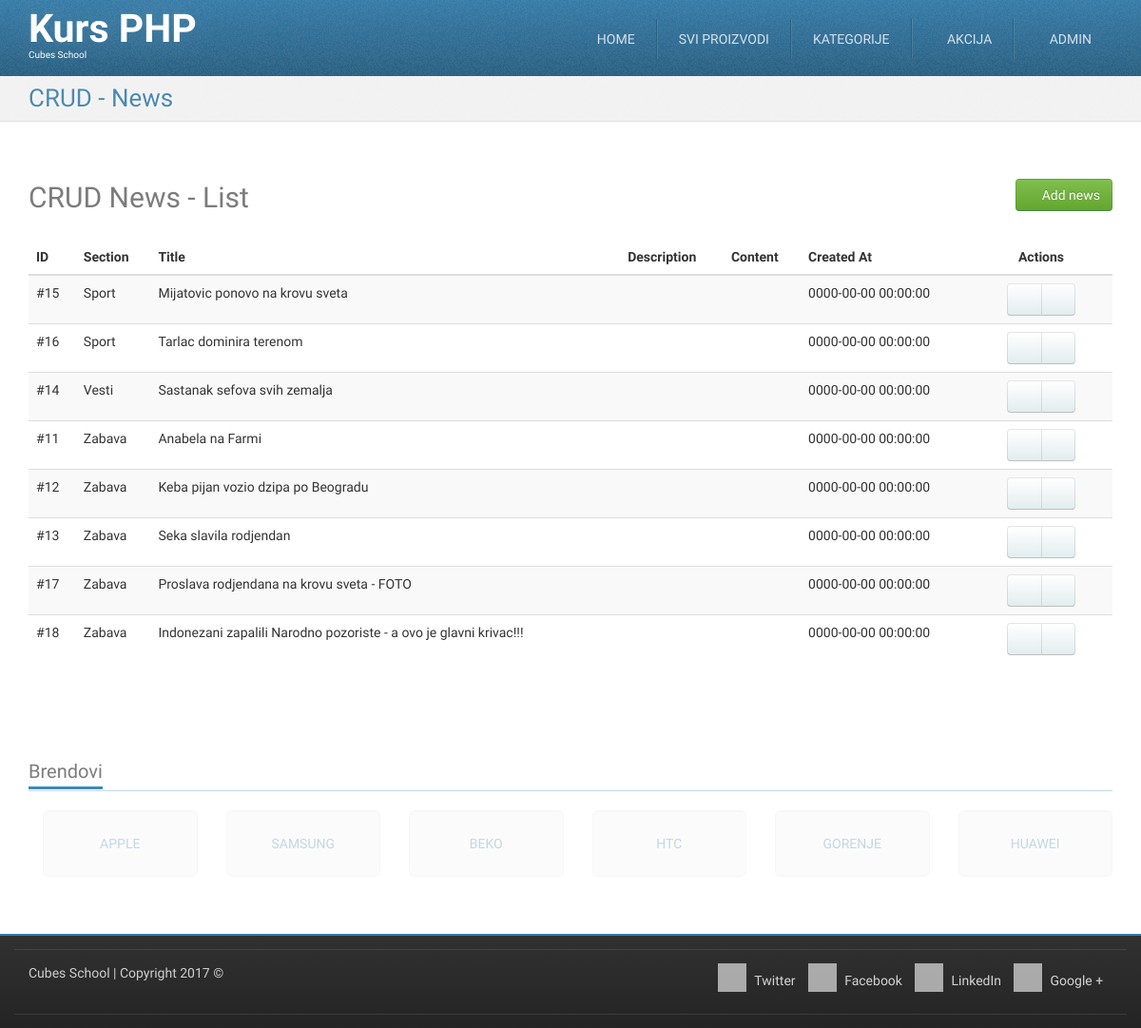
/crud-news-list.php (signed in), run on an earlier commit of the app's database.
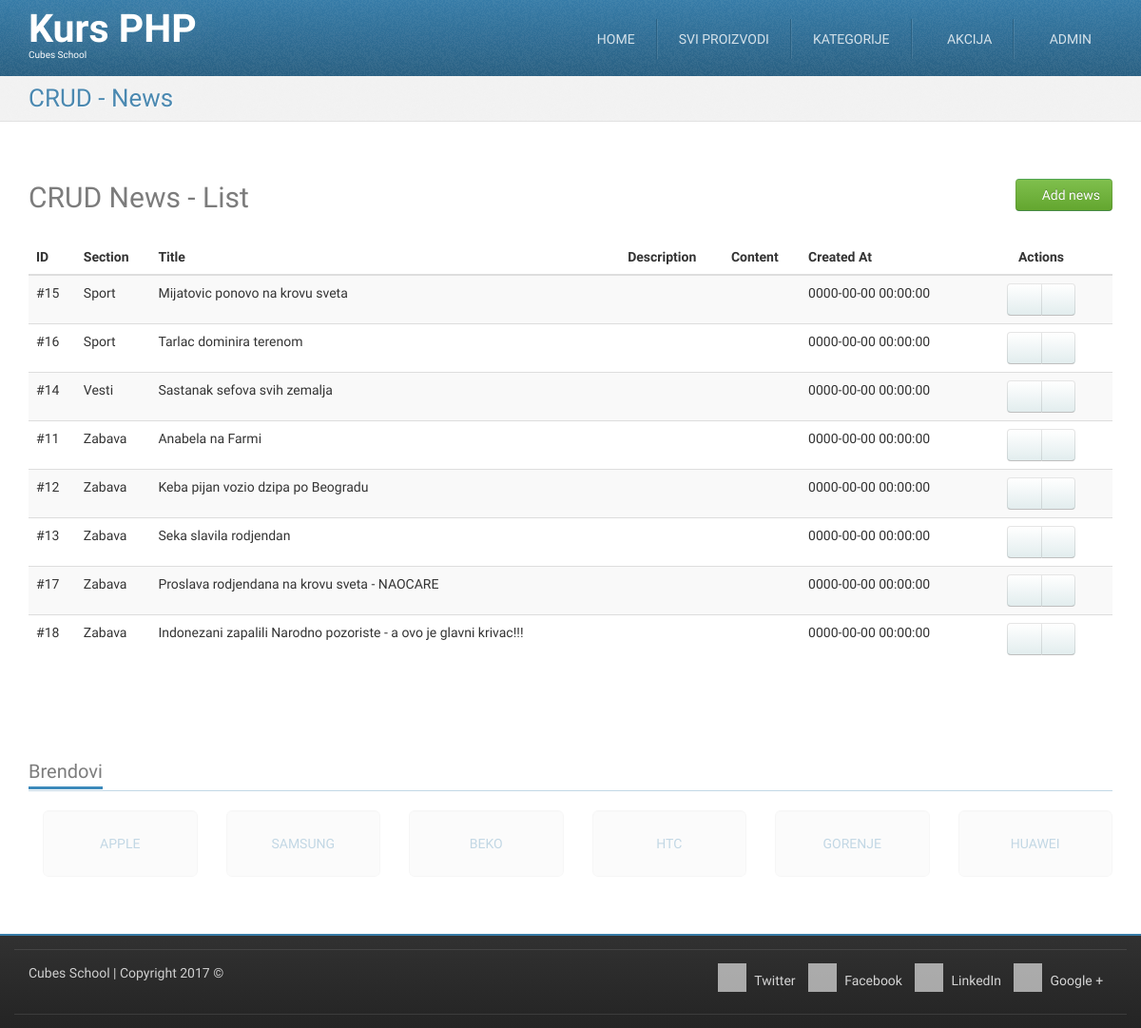
And on a later commit of the database.
### tables this page shows
CREATE TABLE `news` (
  `id` int(11) NOT NULL,
  `section_id` int(11) NOT NULL,
  `title` varchar(255) NOT NULL,
  `photo_filename` varchar(255) DEFAULT NULL,
  `description` text,
  `content` longtext,
  `created_at` datetime DEFAULT NULL
);

CREATE TABLE `sections` (
  `id` int(11) NOT NULL,
  `title` varchar(255) NOT NULL
);

### crud-news-list.php (called while the page is built, shortened)
<?php
require_once __DIR__ . '/models/m_news.php';
$news = newsFetchAll();
require_once __DIR__ . '/views/layout/header.php';
require_once __DIR__ . '/views/templates/t_crud-news-list.php';
require_once __DIR__ . '/views/layout/footer.php';

### models/m_news.php (called while the page is built, shortened)
<?php
require_once __DIR__ . '/m_database.php';
function newsFetchAll() {
	$query = "SELECT `news`.*, "
                . "`sections`.`title` AS `section_title` "
                . "FROM `news` "
                . "LEFT JOIN `sections` ON `news`.`section_id` = `sections`.`id` "
                . "ORDER BY `sections`.`title` ASC ";
	return dbFetchAll($query);
}

### models/m_database.php (called while the page is built, shortened)
<?php
function dbGetLink() {
    static $link;
    if (!isset($link)) {
        $link = mysqli_connect('127.0.0.1', 'cubes', 'cubes', 'cubesphp');
    }
    return $link;
}
function dbQuery($query) {
    $link = dbGetLink();
    $result = mysqli_query($link, $query);
    return $result;
}
function dbFetchAll($query) {
    $result = dbQuery($query);
    return mysqli_fetch_all($result, MYSQLI_ASSOC);
}

### views/templates/t_crud-news-list.php (the view, shortened to what this page needs)
<div id="highlighted">
    <div class="container">
        <div class="header">
            <h2 class="page-title">
                <span>CRUD - News</span>
            </h2>
        </div>
    </div>
</div>
<div id="content">
    <div class="container portfolio">
        <div class="row">
            <div class="col-md-12">
                <h2>
                    CRUD News - List
                    <a href="/crud-news-insert.php" class="pull-right btn btn-success">
                        <i class="fa fa-plus-circle"></i>
                        Add news
                    </a>
                </h2>
            </div>
        </div>
        <div class="row">
            <div class="col-md-12">
                <table class="table table-striped table-hover">
                    <thead>
                        <tr>
                            <th>ID</th>
                            <th>Section</th>
                            <th>Title</th>
                            <th>Description</th>
                            <th>Content</th>
                            <th>Created At</th>
                            <th class="actions text-center">Actions</th>
                        </tr>
                    </thead>
                    <tbody>
                        <?php foreach ($news as $oneNews) { ?>
                            <tr>
                                <td>
                                    #<?php echo htmlspecialchars($oneNews['id']); ?>
                                </td>
                                <td>
                                    <?php echo htmlspecialchars($oneNews['section_title']); ?>
                                </td>
                                <td>
                                    <?php echo htmlspecialchars($oneNews['title']); ?>
                                </td>
                                <td>
                                </td>
                                <td>
                                </td>
                                <td>
                                    <?php echo htmlspecialchars($oneNews['created_at']); ?>
                                </td>
                                <td class="text-center">
                                    <div class="btn-group">
                                        <a href="/crud-news-edit.php?id=<?php echo htmlspecialchars($oneNews['id']); ?>" class="btn btn-default"><i class="fa fa-pencil"></i></a>
                                        <a href="/crud-news-delete.php?id=<?php echo htmlspecialchars($oneNews['id']); ?>" class="btn btn-default"><i class="fa fa-trash"></i></a>
                                    </div>
                                </td>
                            </tr>
<?php } ?>
                    </tbody>
                </table>
            </div>
        </div>
    </div>
</div>

What changed in the data, as far as the page shows it:
changed news id 17: title "Proslava rodjendana na krovu sveta - FOTO" → "Proslava rodjendana na krovu sveta - NAOCARE"
